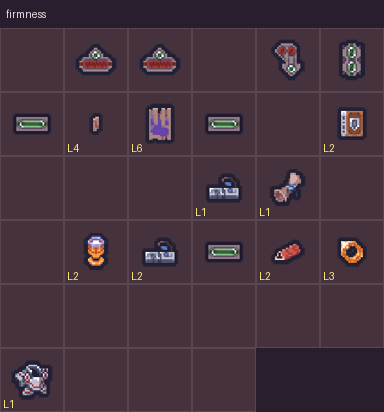
#> input picture recommendations/test1_firmness.png, 384 x 412 px
$ python -i slots.py   (imports and definitions only)
#> lines starting #> are read from the running program, lines starting #| are printed output that depends on the picture; after the words box and inside, x2 and y2 are one past the last pixel; in counts of white or black regions, pixels touching at a corner belong together
#> further down, picture is the input picture: shape (412, 384, 3); mean B, G, R 61.8, 51.3, 69.6
"""Inventory slot detection from game screenshots.

Ported from CNN/inven_test.py. Requires opencv-python (cv2).
"""

import cv2
import numpy as np

BORDER_COLOR_BGR = (52, 32, 36)


def non_max_suppression(boxes, overlap_thresh=0.3):
    if len(boxes) == 0:
        return []

    boxes = np.array(boxes)
    pick = []

    x1 = boxes[:, 0]
    y1 = boxes[:, 1]
    x2 = boxes[:, 0] + boxes[:, 2]
    y2 = boxes[:, 1] + boxes[:, 3]

    area = boxes[:, 2] * boxes[:, 3]
    idxs = np.argsort(y1)

    while len(idxs) > 0:
        last = len(idxs) - 1
        i = idxs[last]
        pick.append(i)

        xx1 = np.maximum(x1[i], x1[idxs[:last]])
        yy1 = np.maximum(y1[i], y1[idxs[:last]])
        xx2 = np.minimum(x2[i], x2[idxs[:last]])
        yy2 = np.minimum(y2[i], y2[idxs[:last]])

        w = np.maximum(0, xx2 - xx1)
        h = np.maximum(0, yy2 - yy1)

        overlap = (w * h) / area[idxs[:last]]

        idxs = np.delete(idxs, np.concatenate(([last], np.where(overlap > overlap_thresh)[0])))

    return boxes[pick].tolist()


def find_slots(image_bgr):
    """Detect inventory slot bounding boxes in a BGR screenshot.

    Returns a list of (x, y, w, h) tuples sorted in row-major order.
    Uses adaptive sizing based on image dimensions, a hybrid border+invert
    contour detection strategy (methods A and B), multiscale fallback, and
    NMS to de-duplicate candidates.
    """
    image = image_bgr
    img_h, img_w = image.shape[:2]
#> img_h = 412; img_w = 384

    # Adaptive slot size estimate: slots are roughly 8% of image width
    estimated_slot_size = img_w * 0.08
#> estimated_slot_size = 30.72

    min_size = int(estimated_slot_size * 0.7)
#> min_size = 21
    max_size = int(estimated_slot_size * 1.5)
#> max_size = 46

    # Border colour mask
    tolerance = 15
    lower = np.array([max(0, c - tolerance) for c in BORDER_COLOR_BGR])
    upper = np.array([min(255, c + tolerance) for c in BORDER_COLOR_BGR])

    mask = cv2.inRange(image, lower, upper)
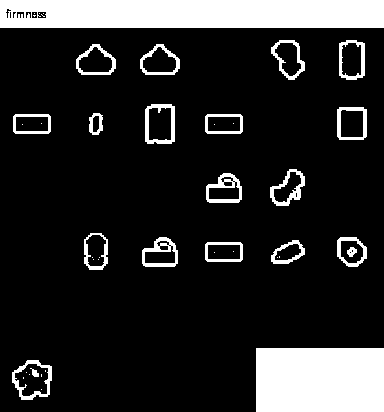
#> mask: shape (412, 384); 15.9% white; 44 white regions (23 under 20 px), largest, box (x1, y1, x2, y2) and area: (0, 0, 384, 28) 10604, (256, 348, 384, 412) 8192, (145, 104, 175, 144) 482

    # Adaptive kernel size
    kernel_size = max(3, int(img_w / 500))
#> kernel_size = 3
    kernel = np.ones((kernel_size, kernel_size), np.uint8)
#> kernel = [[1, 1, 1], [1, 1, 1], [1, 1, 1]]
    mask = cv2.morphologyEx(mask, cv2.MORPH_CLOSE, kernel, iterations=1)
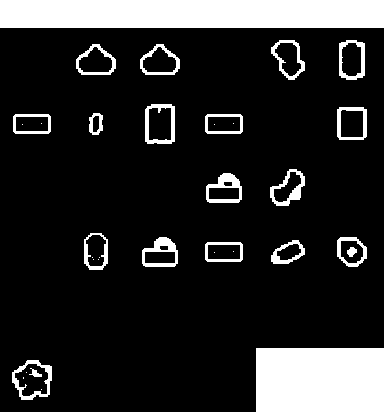
#> mask: shape (412, 384); 16.1% white; 34 white regions (13 under 20 px), largest, box (x1, y1, x2, y2) and area: (0, 0, 384, 28) 10752, (256, 348, 384, 412) 8192, (206, 173, 242, 203) 498

    candidates = []

    # Method A: edge-based contours on the border mask
    edges = cv2.Canny(mask, 50, 150)
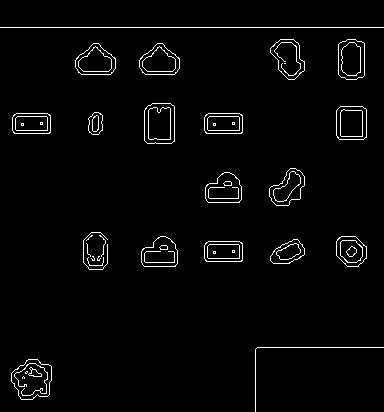
#> edges: shape (412, 384); 2.5% white in thin lines or dots
    contours_A, _ = cv2.findContours(edges, cv2.RETR_EXTERNAL, cv2.CHAIN_APPROX_SIMPLE)
#> contours_A = 25 contours, 9 with area under 20; largest, box (x1, y1, x2, y2) and area: (11, 359, 52, 400) 1228, (144, 103, 175, 144) 1161, (336, 106, 367, 140) 966, (338, 39, 365, 80) 965, (139, 43, 180, 75) 913

    for cnt in contours_A:
        x, y, w, h = cv2.boundingRect(cnt)
        ar = w / float(h) if h > 0 else 0
        if min_size < w < max_size and min_size < h < max_size and 0.75 < ar < 1.25:
            candidates.append([x, y, w, h])
#> this loop made 25 passes
#> (x, y, w, h, ar) on passes 1 to 12: (11, 359, 41, 41, 1), (255, 347, 129, 65, 1.98), (87, 257, 17, 9, 1.89), (97, 256, 4, 5, 0.8), (91, 256, 4, 5, 0.8), (86, 243, 5, 14, 0.357), (204, 241, 39, 21, 1.86), (270, 239, 35, 25, 1.4), (336, 236, 31, 31, 1), (141, 236, 37, 31, 1.19), (99, 235, 7, 22, 0.318), (86, 235, 7, 6, 1.17)
#> (cnt, x, y, w, h, ar) on pass 25: ([[0, 27], [383, 27]], 0, 27, 384, 1, 384)
#> after the loop, candidates = [[11, 359, 41, 41], [336, 236, 31, 31], [141, 236, 37, 31], [205, 172, 37, 31], [269, 168, 36, 38], [336, 106, 31, 34], [144, 103, 31, 41], [270, 39, 35, 41]]

    # Method B: inverted mask contours
    mask_inv = cv2.bitwise_not(mask)
    contours_B, _ = cv2.findContours(mask_inv, cv2.RETR_EXTERNAL, cv2.CHAIN_APPROX_SIMPLE)
#> contours_B = 1 item

    for cnt in contours_B:
        x, y, w, h = cv2.boundingRect(cnt)
        ar = w / float(h) if h > 0 else 0
        if min_size < w < max_size and min_size < h < max_size and 0.75 < ar < 1.25:
            candidates.append([x, y, w, h])
#> this loop made 1 pass
#> (x, y, w, h, ar) on pass 1: (0, 28, 384, 384, 1)

    # Multiscale fallback when no candidates found
    if len(candidates) == 0:
        for scale_factor in [0.6, 0.8, 1.0, 1.2, 1.5]:
            min_s = int(estimated_slot_size * scale_factor * 0.7)
            max_s = int(estimated_slot_size * scale_factor * 1.5)

            temp_candidates = []
            for cnt in contours_A:
                x, y, w, h = cv2.boundingRect(cnt)
                if min_s < w < max_s and min_s < h < max_s:
                    temp_candidates.append([x, y, w, h])

            if len(temp_candidates) > 0:
                candidates = temp_candidates
                break

        if len(candidates) == 0:
            return []

    # NMS de-duplication
    final_slots = non_max_suppression(candidates, overlap_thresh=0.3)
#> in non_max_suppression, `boxes = np.array(boxes)`: boxes has the same summary as candidates in find_slots
#> in non_max_suppression, `x1 = boxes[:, 0]`: x1 = [11, 336, 141, 205, 269, 336, 144, 270]
#> in non_max_suppression, `y1 = boxes[:, 1]`: y1 = [359, 236, 236, 172, 168, 106, 103, 39]
#> in non_max_suppression, `x2 = boxes[:, 0] + boxes[:, 2]`: x2 = [52, 367, 178, 242, 305, 367, 175, 305]
#> in non_max_suppression, `y2 = boxes[:, 1] + boxes[:, 3]`: y2 = [400, 267, 267, 203, 206, 140, 144, 80]
#> in non_max_suppression, `area = boxes[:, 2] * boxes[:, 3]`: area = [1681, 961, 1147, 1147, 1368, 1054, 1271, 1435]
#> in non_max_suppression, `idxs = np.argsort(y1)`: idxs = [7, 6, 5, 4, 3, 1, 2, 0]
#> the loop in non_max_suppression, `while len(idxs) > 0:` made 8 passes
#> (last, i, xx1, yy1, xx2, yy2, h, overlap) on passes 2, 4, 6: (6, 2, [270, 144, 336, 269, 205, 336], [236, 236, 236, 236, 236, 236], [178, 175, 178, 178, 178, 178], [80, 144, 140, 206, 203, 267], [0, 0, 0, 0, 0, 31], [0, 0, 0, 0, 0, 0]), (4, 3, [270, 205, 336, 269], [172, 172, 172, 172], [242, 175, 242, 242], [80, 144, 140, 203], [0, 0, 0, 31], [0, 0, 0, 0]), (2, 5, [336, 336], [106, 106], [305, 175], [80, 140], [0, 34], [0, 0])
#> (last, i, xx1, yy1, xx2, yy2, w, overlap) on passes 3, 5: (5, 1, [336, 336, 336, 336, 336], [236, 236, 236, 236, 236], [305, 175, 367, 305, 242], [80, 144, 140, 206, 203], [0, 0, 31, 0, 0], [0, 0, 0, 0, 0]), (3, 4, [270, 269, 336], [168, 168, 168], [305, 175, 305], [80, 144, 140], [35, 0, 0], [0, 0, 0])
#> after the loop in non_max_suppression, `while len(idxs) > 0:`: idxs = empty array; pick = [0, 2, 1, 3, 4, 5, 6, 7]
#> final_slots = [[11, 359, 41, 41], [141, 236, 37, 31], [336, 236, 31, 31], [205, 172, 37, 31], [269, 168, 36, 38], [336, 106, 31, 34], [144, 103, 31, 41], [270, 39, 35, 41]]

    if isinstance(final_slots, np.ndarray):
        final_slots = final_slots.tolist()

    # Row-major sort using adaptive row gap (20% of estimated slot size)
    row_gap = max(10, int(estimated_slot_size * 0.2))
    final_slots = sorted(final_slots, key=lambda s: (s[1] // row_gap, s[0]))
#> final_slots = [[270, 39, 35, 41], [144, 103, 31, 41], [336, 106, 31, 34], [269, 168, 36, 38], [205, 172, 37, 31], [141, 236, 37, 31], [336, 236, 31, 31], [11, 359, 41, 41]]

    return [(int(x), int(y), int(w), int(h)) for (x, y, w, h) in final_slots]

>>> import cv2
>>> picture = cv2.imread('../../recommendations/test1_firmness.png')
>>> result = find_slots(picture)
#> result = [(270, 39, 35, 41), (144, 103, 31, 41), (336, 106, 31, 34), (269, 168, 36, 38), (205, 172, 37, 31), (141, 236, 37, 31), (336, 236, 31, 31), (11, 359, 41, 41)]

$ run again, on recommendations/test2_firmness.png
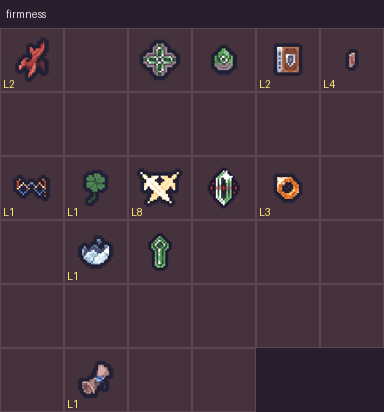
#> input picture recommendations/test2_firmness.png, 384 x 412 px
#> picture is the input picture: shape (412, 384, 3); mean B, G, R 61.2, 51.2, 69.1
#> in find_slots, `mask = cv2.inRange(image, lower, upper)`:
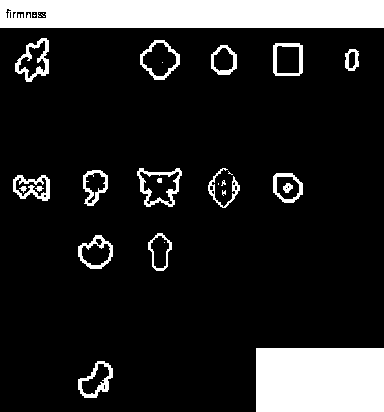
#> mask: shape (412, 384); 15% white; 30 white regions (11 under 20 px), largest, box (x1, y1, x2, y2) and area: (0, 0, 384, 28) 10604, (256, 348, 384, 412) 8192, (137, 168, 182, 207) 549
#> in find_slots, `edges = cv2.Canny(mask, 50, 150)`:
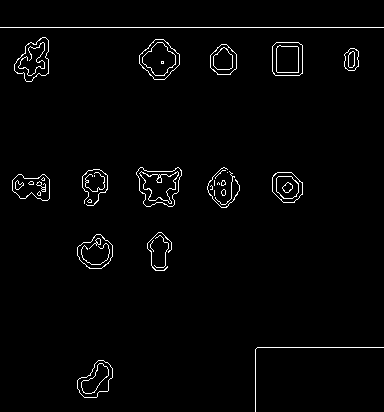
#> edges: shape (412, 384); 2% white in thin lines or dots
#> contours_A = 29 contours, 19 with area under 20; largest, box (x1, y1, x2, y2) and area: (136, 167, 182, 207) 1252, (139, 39, 180, 80) 1104, (14, 37, 49, 82) 982, (272, 42, 303, 76) 966, (77, 234, 113, 269) 855
#> the loop in find_slots, `for cnt in contours_A:` made 29 passes
#> (x, y, w, h, ar) on passes 1, 2, 3, 4, 5, 6, 7, 9: (77, 360, 36, 38, 0.947), (255, 347, 129, 65, 1.98), (150, 240, 4, 12, 0.333), (154, 235, 15, 33, 0.455), (77, 234, 36, 35, 1.03), (147, 232, 25, 39, 0.641), (87, 199, 5, 4, 1.25), (221, 189, 5, 7, 0.714)
#> after the loop in find_slots, `for cnt in contours_A:`: candidates = [[77, 360, 36, 38], [77, 234, 36, 35], [272, 172, 31, 31], [207, 167, 33, 41], [210, 44, 27, 31], [272, 42, 31, 34], [139, 39, 41, 41], [14, 37, 35, 45]]
#> mask_inv: shape (412, 384); 84.7% white; 20 black regions (3 under 20 px), largest, box (x1, y1, x2, y2) and area: (0, 0, 384, 28) 10752, (256, 348, 384, 412) 8192, (13, 175, 50, 201) 609
#> contours_B = 1 item
#> the loop in find_slots, `for cnt in contours_B:` made 1 pass
#> (x, y, w, h, ar) on pass 1: (0, 28, 384, 384, 1)
#> boxes has the same summary as candidates in find_slots
#> x1 = [77, 77, 272, 207, 210, 272, 139, 14]
#> y1 = [360, 234, 172, 167, 44, 42, 39, 37]
#> x2 = [113, 113, 303, 240, 237, 303, 180, 49]
#> y2 = [398, 269, 203, 208, 75, 76, 80, 82]
#> area = [1368, 1260, 961, 1353, 837, 1054, 1681, 1575]
#> in non_max_suppression, `idxs = np.argsort(y1)`: idxs = [7, 6, 5, 4, 3, 2, 1, 0]
#> the loop in non_max_suppression, `while len(idxs) > 0:` made 8 passes
#> (last, xx1, yy1, xx2, yy2, h, overlap, idxs) on passes 3, 5: (5, [272, 272, 272, 272, 272], [172, 172, 172, 172, 172], [49, 180, 303, 237, 240], [82, 80, 76, 75, 203], [0, 0, 0, 0, 31], [0, 0, 0, 0, 0], [7, 6, 5, 4, 3]), (3, [210, 210, 272], [44, 44, 44], [49, 180, 237], [75, 75, 75], [31, 31, 31], [0, 0, 0], [7, 6, 5])
#> after the loop in non_max_suppression, `while len(idxs) > 0:`: idxs = empty array; pick = [0, 1, 2, 3, 4, 5, 6, 7]
#> in find_slots, `final_slots = non_max_suppression(candidates, overlap_thresh=0.3)`: final_slots has the same summary as candidates
#> in find_slots, `final_slots = sorted(final_slots, key=lambda s: (s[1] // row_gap, s[0]))`: final_slots = [[14, 37, 35, 45], [139, 39, 41, 41], [210, 44, 27, 31], [272, 42, 31, 34], [207, 167, 33, 41], [272, 172, 31, 31], [77, 234, 36, 35], [77, 360, 36, 38]]
#> result = [(14, 37, 35, 45), (139, 39, 41, 41), (210, 44, 27, 31), (272, 42, 31, 34), (207, 167, 33, 41), (272, 172, 31, 31), (77, 234, 36, 35), (77, 360, 36, 38)]

$ run again, on recommendations/test3_firmness.png
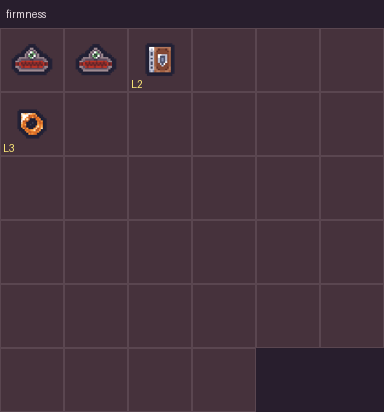
#> input picture recommendations/test3_firmness.png, 384 x 412 px
#> picture is the input picture: shape (412, 384, 3); mean B, G, R 59.8, 49.3, 68.3
#> in find_slots, `mask = cv2.inRange(image, lower, upper)`:
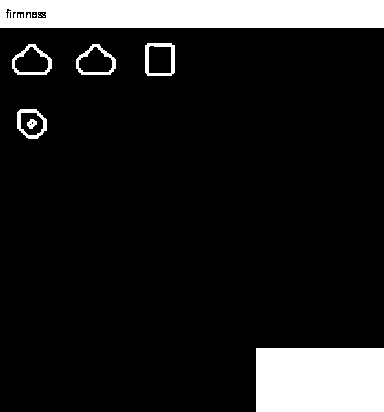
#> mask: shape (412, 384); 12.8% white; 12 white regions (5 under 20 px), largest, box (x1, y1, x2, y2) and area: (0, 0, 384, 28) 10604, (256, 348, 384, 412) 8192, (145, 43, 175, 76) 392
#> in find_slots, `edges = cv2.Canny(mask, 50, 150)`:
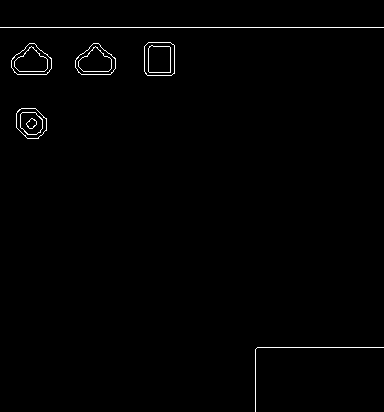
#> edges: shape (412, 384); 0.87% white in thin lines or dots
#> contours_A = 6 contours, 2 with area under 20; largest, box (x1, y1, x2, y2) and area: (144, 42, 175, 76) 966, (75, 43, 116, 75) 913, (11, 43, 52, 75) 913, (16, 108, 47, 139) 732
#> the loop in find_slots, `for cnt in contours_A:` made 6 passes
#> (x, y, w, h, ar) on passes 1 to 5: (255, 347, 129, 65, 1.98), (16, 108, 31, 31, 1), (75, 43, 41, 32, 1.28), (11, 43, 41, 32, 1.28), (144, 42, 31, 34, 0.912)
#> after the loop in find_slots, `for cnt in contours_A:`: candidates = [[16, 108, 31, 31], [144, 42, 31, 34]]
#> mask_inv: shape (412, 384); 87.1% white; 7 black regions, largest, box (x1, y1, x2, y2) and area: (0, 0, 384, 28) 10752, (256, 348, 384, 412) 8192, (145, 43, 175, 76) 392
#> contours_B = 1 item
#> the loop in find_slots, `for cnt in contours_B:` made 1 pass
#> (x, y, w, h, ar) on pass 1: (0, 28, 384, 384, 1)
#> boxes = [[16, 108, 31, 31], [144, 42, 31, 34]]
#> x1 = [16, 144]
#> y1 = [108, 42]
#> x2 = [47, 175]
#> y2 = [139, 76]
#> area = [961, 1054]
#> in non_max_suppression, `idxs = np.argsort(y1)`: idxs = [1, 0]
#> the loop in non_max_suppression, `while len(idxs) > 0:` made 2 passes
#> (last, i, xx1, yy1, xx2, yy2, w, h) on pass 1: (1, 0, [144], [108], [47], [76], [0], [0])
#> after the loop in non_max_suppression, `while len(idxs) > 0:`: idxs = empty array; pick = [0, 1]
#> in find_slots, `final_slots = non_max_suppression(candidates, overlap_thresh=0.3)`: final_slots = [[16, 108, 31, 31], [144, 42, 31, 34]]
#> in find_slots, `final_slots = sorted(final_slots, key=lambda s: (s[1] // row_gap, s[0]))`: final_slots = [[144, 42, 31, 34], [16, 108, 31, 31]]
#> result = [(144, 42, 31, 34), (16, 108, 31, 31)]
